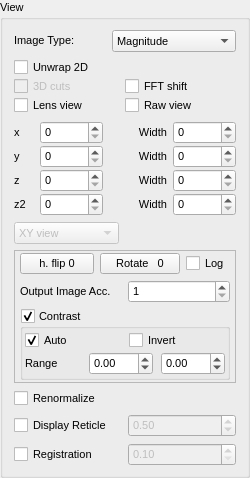
       <widget class="holovibes::gui::ViewPanel" name="ViewPanel">
        <property name="enabled">
         <bool>true</bool>
        </property>
        <property name="sizePolicy">
         <sizepolicy hsizetype="Fixed" vsizetype="Preferred">
          <horstretch>1</horstretch>
          <verstretch>0</verstretch>
         </sizepolicy>
        </property>
        <property name="minimumSize">
         <size>
          <width>230</width>
          <height>0</height>
         </size>
        </property>
        <property name="maximumSize">
         <size>
          <width>250</width>
          <height>16777215</height>
         </size>
        </property>
        <property name="baseSize">
         <size>
          <width>230</width>
          <height>0</height>
         </size>
        </property>
        <property name="font">
         <font>
          <pointsize>8</pointsize>
          <kerning>true</kerning>
         </font>
        </property>
        <property name="toolTip">
         <string notr="true"/>
        </property>
        <property name="toolTipDuration">
         <number>-1</number>
        </property>
        <property name="title">
         <string>View</string>
        </property>
        <property name="flat">
         <bool>false</bool>
        </property>
        <property name="checkable">
         <bool>false</bool>
        </property>
        <layout class="QGridLayout" name="gridLayout_15">
         <property name="bottomMargin">
          <number>9</number>
         </property>
         <item row="9" column="0" colspan="2">
          <widget class="QFrame" name="frame">
           <property name="sizePolicy">
            <sizepolicy hsizetype="MinimumExpanding" vsizetype="Preferred">
             <horstretch>0</horstretch>
             <verstretch>0</verstretch>
            </sizepolicy>
           </property>
           <property name="frameShape">
            <enum>QFrame::StyledPanel</enum>
           </property>
           <property name="frameShadow">
            <enum>QFrame::Raised</enum>
           </property>
           <property name="lineWidth">
            <number>2</number>
           </property>
           <layout class="QVBoxLayout" name="verticalLayout_2">
            <property name="spacing">
             <number>6</number>
            </property>
            <property name="leftMargin">
             <number>5</number>
            </property>
            <property name="topMargin">
             <number>2</number>
            </property>
            <property name="rightMargin">
             <number>5</number>
            </property>
            <property name="bottomMargin">
             <number>2</number>
            </property>
            <item>
             <layout class="QHBoxLayout" name="horizontalLayout_3">
              <property name="spacing">
               <number>6</number>
              </property>
              <property name="sizeConstraint">
               <enum>QLayout::SetNoConstraint</enum>
              </property>
              <item>
               <widget class="QPushButton" name="FlipPushButton">
                <property name="sizePolicy">
                 <sizepolicy hsizetype="Expanding" vsizetype="Fixed">
                  <horstretch>1</horstretch>
                  <verstretch>0</verstretch>
                 </sizepolicy>
                </property>
                <property name="minimumSize">
                 <size>
                  <width>60</width>
                  <height>0</height>
                 </size>
                </property>
                <property name="toolTip">
                 <string>Flips the image horizontally</string>
                </property>
                <property name="layoutDirection">
                 <enum>Qt::LeftToRight</enum>
                </property>
                <property name="text">
                 <string>h. flip 0</string>
                </property>
               </widget>
              </item>
              <item>
               <widget class="QPushButton" name="RotatePushButton">
                <property name="sizePolicy">
                 <sizepolicy hsizetype="Expanding" vsizetype="Fixed">
                  <horstretch>0</horstretch>
                  <verstretch>0</verstretch>
                 </sizepolicy>
                </property>
                <property name="minimumSize">
                 <size>
                  <width>60</width>
                  <height>0</height>
                 </size>
                </property>
                <property name="baseSize">
                 <size>
                  <width>0</width>
                  <height>0</height>
                 </size>
                </property>
                <property name="toolTip">
                 <string>Rotates the image by 90° angles.
The rotation steps counterclockwise</string>
                </property>
                <property name="text">
                 <string>Rotate   0</string>
                </property>
               </widget>
              </item>
              <item>
               <widget class="QCheckBox" name="LogScaleCheckBox">
                <property name="font">
                 <font>
                  <pointsize>8</pointsize>
                  <kerning>true</kerning>
                 </font>
                </property>
                <property name="toolTip">
                 <string>Set log filter for output</string>
                </property>
                <property name="text">
                 <string>Log</string>
                </property>
               </widget>
              </item>
             </layout>
            </item>
            <item>
             <layout class="QHBoxLayout" name="horizontalLayout_2">
              <item>
               <widget class="QLabel" name="ImgAccuLabel">
                <property name="toolTip">
                 <string>Number of images averaged together to generate a single output image.
It's a post-processing step to remove noise</string>
                </property>
                <property name="text">
                 <string>Output Image Acc.</string>
                </property>
               </widget>
              </item>
              <item>
               <widget class="QSpinBox" name="ImgAccuSpinBox">
                <property name="contextMenuPolicy">
                 <enum>Qt::DefaultContextMenu</enum>
                </property>
                <property name="toolTip">
                 <string>number of holograms processed (phase mode only)</string>
                </property>
                <property name="minimum">
                 <number>1</number>
                </property>
                <property name="maximum">
                 <number>999</number>
                </property>
                <property name="value">
                 <number>1</number>
                </property>
               </widget>
              </item>
             </layout>
            </item>
            <item>
             <widget class="QGroupBox" name="ContrastCheckBox">
              <property name="sizePolicy">
               <sizepolicy hsizetype="MinimumExpanding" vsizetype="Maximum">
                <horstretch>0</horstretch>
                <verstretch>0</verstretch>
               </sizepolicy>
              </property>
              <property name="title">
               <string>Contrast</string>
              </property>
              <property name="flat">
               <bool>false</bool>
              </property>
              <property name="checkable">
               <bool>true</bool>
              </property>
              <property name="checked">
               <bool>true</bool>
              </property>
              <layout class="QGridLayout" name="gridLayout_3">
               <property name="leftMargin">
                <number>2</number>
               </property>
               <property name="topMargin">
                <number>2</number>
               </property>
               <property name="rightMargin">
                <number>2</number>
               </property>
               <property name="bottomMargin">
                <number>2</number>
               </property>
               <property name="horizontalSpacing">
                <number>0</number>
               </property>
               <property name="verticalSpacing">
                <number>2</number>
               </property>
               <item row="2" column="1" rowspan="3">
                <layout class="QHBoxLayout" name="horizontalLayout_8">
                 <property name="spacing">
                  <number>8</number>
                 </property>
                 <item>
                  <widget class="QLabel" name="ContrastRangeLabel">
                   <property name="enabled">
                    <bool>true</bool>
                   </property>
                   <property name="sizePolicy">
                    <sizepolicy hsizetype="Expanding" vsizetype="Fixed">
                     <horstretch>1</horstretch>
                     <verstretch>0</verstretch>
                    </sizepolicy>
                   </property>
                   <property name="statusTip">
                    <string>The lower and upper limit of the contrast</string>
                   </property>
                   <property name="text">
                    <string>Range</string>
                   </property>
                  </widget>
                 </item>
                 <item>
                  <widget class="QDoubleSpinBox" name="ContrastMinDoubleSpinBox">
                   <property name="enabled">
                    <bool>true</bool>
                   </property>
                   <property name="sizePolicy">
                    <sizepolicy hsizetype="Expanding" vsizetype="Fixed">
                     <horstretch>1</horstretch>
                     <verstretch>0</verstretch>
                    </sizepolicy>
                   </property>
                   <property name="minimum">
                    <double>-100.000000000000000</double>
                   </property>
                   <property name="maximum">
                    <double>100.000000000000000</double>
                   </property>
                   <property name="singleStep">
                    <double>0.010000000000000</double>
                   </property>
                  </widget>
                 </item>
                 <item>
                  <widget class="QDoubleSpinBox" name="ContrastMaxDoubleSpinBox">
                   <property name="enabled">
                    <bool>true</bool>
                   </property>
                   <property name="sizePolicy">
                    <sizepolicy hsizetype="Expanding" vsizetype="Fixed">
                     <horstretch>1</horstretch>
                     <verstretch>0</verstretch>
                    </sizepolicy>
                   </property>
                   <property name="minimum">
                    <double>-100.000000000000000</double>
                   </property>
                   <property name="maximum">
                    <double>100.000000000000000</double>
                   </property>
                   <property name="singleStep">
                    <double>0.010000000000000</double>
                   </property>
                  </widget>
                 </item>
                </layout>
               </item>
               <item row="0" column="0" colspan="3">
                <layout class="QHBoxLayout" name="horizontalLayout_7">
                 <property name="spacing">
                  <number>8</number>
                 </property>
                 <item>
                  <widget class="QCheckBox" name="AutoRefreshContrastCheckBox">
                   <property name="text">
                    <string>Auto</string>
                   </property>
                   <property name="checked">
                    <bool>true</bool>
                   </property>
                  </widget>
                 </item>
                 <item>
                  <widget class="QCheckBox" name="InvertContrastCheckBox">
                   <property name="text">
                    <string>Invert</string>
                   </property>
                   <property name="shortcut">
                    <string>I</string>
                   </property>
                  </widget>
                 </item>
                </layout>
               </item>
              </layout>
             </widget>
            </item>
           </layout>
          </widget>
         </item>
         <item row="4" column="0" colspan="2">
          <layout class="QGridLayout" name="XYZGridLayout" columnstretch="0,0,0,0">
           <property name="horizontalSpacing">
            <number>6</number>
           </property>
           <property name="verticalSpacing">
            <number>1</number>
           </property>
           <item row="0" column="1">
            <widget class="QSpinBox" name="XSpinBox">
             <property name="maximumSize">
              <size>
               <width>63</width>
               <height>16777215</height>
              </size>
             </property>
             <property name="maximum">
              <number>999999999</number>
             </property>
            </widget>
           </item>
           <item row="1" column="0">
            <widget class="QLabel" name="YLabel">
             <property name="text">
              <string>y</string>
             </property>
            </widget>
           </item>
           <item row="1" column="1">
            <widget class="QSpinBox" name="YSpinBox">
             <property name="maximumSize">
              <size>
               <width>63</width>
               <height>16777215</height>
              </size>
             </property>
             <property name="maximum">
              <number>999999999</number>
             </property>
            </widget>
           </item>
           <item row="0" column="3">
            <widget class="QSpinBox" name="XAccSpinBox">
             <property name="maximumSize">
              <size>
               <width>63</width>
               <height>16777215</height>
              </size>
             </property>
             <property name="minimum">
              <number>0</number>
             </property>
             <property name="maximum">
              <number>65536</number>
             </property>
             <property name="value">
              <number>0</number>
             </property>
            </widget>
           </item>
           <item row="2" column="0">
            <widget class="QLabel" name="PLabel">
             <property name="toolTip">
              <string>The Time Transform FFT filter's start frequency.
The range of frequencies kept is [z, z + width].</string>
             </property>
             <property name="text">
              <string>z</string>
             </property>
            </widget>
           </item>
           <item row="3" column="1">
            <widget class="QSpinBox" name="Q_SpinBox">
             <property name="maximumSize">
              <size>
               <width>63</width>
               <height>16777215</height>
              </size>
             </property>
             <property name="maximum">
              <number>999999</number>
             </property>
            </widget>
           </item>
           <item row="0" column="0">
            <widget class="QLabel" name="XLabel">
             <property name="maximumSize">
              <size>
               <width>20</width>
               <height>20</height>
              </size>
             </property>
             <property name="text">
              <string>x</string>
             </property>
            </widget>
           </item>
           <item row="2" column="1">
            <widget class="QSpinBox" name="PSpinBox">
             <property name="maximumSize">
              <size>
               <width>63</width>
               <height>16777215</height>
              </size>
             </property>
             <property name="toolTip">
              <string>index of the image displayed</string>
             </property>
             <property name="minimum">
              <number>0</number>
             </property>
            </widget>
           </item>
           <item row="3" column="0">
            <widget class="QLabel" name="Q_Label">
             <property name="toolTip">
              <string>The SVD/SSA filter's start frequency.
The range of frequencies kept is [z2, z2 + width].</string>
             </property>
             <property name="text">
              <string>z2</string>
             </property>
            </widget>
           </item>
           <item row="2" column="3">
            <widget class="QSpinBox" name="PAccSpinBox">
             <property name="maximumSize">
              <size>
               <width>63</width>
               <height>16777215</height>
              </size>
             </property>
             <property name="minimum">
              <number>0</number>
             </property>
             <property name="maximum">
              <number>999999999</number>
             </property>
             <property name="value">
              <number>0</number>
             </property>
            </widget>
           </item>
           <item row="1" column="3">
            <widget class="QSpinBox" name="YAccSpinBox">
             <property name="maximumSize">
              <size>
               <width>63</width>
               <height>16777215</height>
              </size>
             </property>
             <property name="minimum">
              <number>0</number>
             </property>
             <property name="maximum">
              <number>65536</number>
             </property>
             <property name="value">
              <number>0</number>
             </property>
            </widget>
           </item>
           <item row="3" column="3">
            <widget class="QSpinBox" name="Q_AccSpinBox">
             <property name="maximumSize">
              <size>
               <width>63</width>
               <height>16777215</height>
              </size>
             </property>
             <property name="maximum">
              <number>9999999</number>
             </property>
            </widget>
           </item>
           <item row="3" column="2">
            <widget class="QLabel" name="QaccLabel">
             <property name="toolTip">
              <string>Number of frequencies kept by the SVD/SSA algorithm.
The range of frequencies kept is [z2, z2 + width].</string>
             </property>
             <property name="text">
              <string>Width</string>
             </property>
             <property name="alignment">
              <set>Qt::AlignRight|Qt::AlignTrailing|Qt::AlignVCenter</set>
             </property>
            </widget>
           </item>
           <item row="2" column="2">
            <widget class="QLabel" name="PAccLabel">
             <property name="toolTip">
              <string>Number of frequencies kept by the FFT in the time transformation algorithm.
The range of frequencies kept is [z, z + width]</string>
             </property>
             <property name="text">
              <string>Width</string>
             </property>
             <property name="alignment">
              <set>Qt::AlignRight|Qt::AlignTrailing|Qt::AlignVCenter</set>
             </property>
            </widget>
           </item>
           <item row="1" column="2">
            <widget class="QLabel" name="YAccLabel">
             <property name="text">
              <string>Width</string>
             </property>
             <property name="alignment">
              <set>Qt::AlignRight|Qt::AlignTrailing|Qt::AlignVCenter</set>
             </property>
            </widget>
           </item>
           <item row="0" column="2">
            <widget class="QLabel" name="XAccLabel">
             <property name="text">
              <string>Width</string>
             </property>
             <property name="alignment">
              <set>Qt::AlignRight|Qt::AlignTrailing|Qt::AlignVCenter</set>
             </property>
            </widget>
           </item>
          </layout>
         </item>
         <item row="0" column="0" colspan="2">
          <layout class="QHBoxLayout" name="horizontalLayout_5">
           <property name="sizeConstraint">
            <enum>QLayout::SetDefaultConstraint</enum>
           </property>
           <item>
            <widget class="QLabel" name="ImgTypeLabel">
             <property name="sizePolicy">
              <sizepolicy hsizetype="Preferred" vsizetype="Fixed">
               <horstretch>0</horstretch>
               <verstretch>0</verstretch>
              </sizepolicy>
             </property>
             <property name="toolTip">
              <string>The computation mode for the Hologram</string>
             </property>
             <property name="text">
              <string>Image Type:</string>
             </property>
            </widget>
           </item>
           <item>
            <widget class="QComboBox" name="ViewModeComboBox">
             <property name="toolTip">
              <string/>
             </property>
             <property name="currentIndex">
              <number>0</number>
             </property>
             <property name="sizeAdjustPolicy">
              <enum>QComboBox::AdjustToContentsOnFirstShow</enum>
             </property>
             <item>
              <property name="text">
               <string>Magnitude</string>
              </property>
             </item>
             <item>
              <property name="text">
               <string>Squared magnitude</string>
              </property>
             </item>
             <item>
              <property name="text">
               <string>Argument</string>
              </property>
             </item>
             <item>
              <property name="text">
               <string>Phase increase</string>
              </property>
             </item>
             <item>
              <property name="text">
               <string>Composite image</string>
              </property>
             </item>
             <item>
              <property name="text">
               <string>Moments 0</string>
              </property>
             </item>
             <item>
              <property name="text">
               <string>Moments 1</string>
              </property>
             </item>
             <item>
              <property name="text">
               <string>Moments 2</string>
              </property>
             </item>
            </widget>
           </item>
          </layout>
         </item>
         <item row="17" column="0" colspan="2">
          <spacer name="verticalSpacer_2">
           <property name="orientation">
            <enum>Qt::Vertical</enum>
           </property>
           <property name="sizeHint" stdset="0">
            <size>
             <width>20</width>
             <height>0</height>
            </size>
           </property>
          </spacer>
         </item>
         <item row="6" column="0" colspan="2">
          <widget class="QComboBox" name="WindowSelectionComboBox">
           <property name="enabled">
            <bool>false</bool>
           </property>
           <property name="sizePolicy">
            <sizepolicy hsizetype="Fixed" vsizetype="Fixed">
             <horstretch>0</horstretch>
             <verstretch>0</verstretch>
            </sizepolicy>
           </property>
           <property name="minimumSize">
            <size>
             <width>105</width>
             <height>0</height>
            </size>
           </property>
           <property name="baseSize">
            <size>
             <width>0</width>
             <height>0</height>
            </size>
           </property>
           <property name="currentText">
            <string>XY view</string>
           </property>
           <property name="currentIndex">
            <number>0</number>
           </property>
           <item>
            <property name="text">
             <string>XY view</string>
            </property>
           </item>
           <item>
            <property name="text">
             <string>XZ view</string>
            </property>
           </item>
           <item>
            <property name="text">
             <string>YZ view</string>
            </property>
           </item>
           <item>
            <property name="text">
             <string>Filter2D view</string>
            </property>
           </item>
          </widget>
         </item>
         <item row="3" column="0" colspan="2">
          <layout class="QGridLayout" name="gridLayout" columnstretch="0,0,0">
           <property name="sizeConstraint">
            <enum>QLayout::SetNoConstraint</enum>
           </property>
           <property name="spacing">
            <number>0</number>
           </property>
           <item row="5" column="1">
            <widget class="QCheckBox" name="LensViewCheckBox">
             <property name="toolTip">
              <string extracomment="Show the lens"/>
             </property>
             <property name="text">
              <string>Lens view</string>
             </property>
            </widget>
           </item>
           <item row="1" column="1" colspan="2">
            <widget class="QCheckBox" name="PhaseUnwrap2DCheckBox">
             <property name="enabled">
              <bool>true</bool>
             </property>
             <property name="toolTip">
              <string>Accumulate n images</string>
             </property>
             <property name="text">
              <string>Unwrap 2D</string>
             </property>
             <property name="checked">
              <bool>false</bool>
             </property>
             <property name="tristate">
              <bool>false</bool>
             </property>
            </widget>
           </item>
           <item row="5" column="2">
            <widget class="QCheckBox" name="RawDisplayingCheckBox">
             <property name="toolTip">
              <string>Show the raw input</string>
             </property>
             <property name="text">
              <string>Raw view</string>
             </property>
            </widget>
           </item>
           <item row="2" column="1">
            <widget class="QCheckBox" name="TimeTransformationCutsCheckBox">
             <property name="enabled">
              <bool>false</bool>
             </property>
             <property name="styleSheet">
              <string notr="true"/>
             </property>
             <property name="text">
              <string>3D cuts</string>
             </property>
            </widget>
           </item>
           <item row="2" column="2">
            <widget class="QCheckBox" name="FFTShiftCheckBox">
             <property name="toolTip">
              <string>Shifts zero-frequency components to the center of the spectrum</string>
             </property>
             <property name="text">
              <string>FFT shift</string>
             </property>
            </widget>
           </item>
          </layout>
         </item>
         <item row="16" column="0" colspan="2">
          <layout class="QHBoxLayout" name="horizontalLayout_registration">
           <item>
            <widget class="QCheckBox" name="RegistrationCheckBox">
             <property name="toolTip">
              <string>Stabilize the image</string>
             </property>
             <property name="text">
              <string>Registration</string>
             </property>
            </widget>
           </item>
           <item>
            <widget class="QDoubleSpinBox" name="RegistrationZoneSpinBox">
             <property name="enabled">
              <bool>false</bool>
             </property>
             <property name="toolTip">
              <string>The radius of the circle to compute the Registration</string>
             </property>
             <property name="minimum">
              <double>0.100000000000000</double>
             </property>
             <property name="maximum">
              <double>1.000000000000000</double>
             </property>
             <property name="singleStep">
              <double>0.050000000000000</double>
             </property>
            </widget>
           </item>
          </layout>
         </item>
         <item row="15" column="0" colspan="2">
          <layout class="QHBoxLayout" name="horizontalLayout_4">
           <item>
            <widget class="QCheckBox" name="DisplayReticleCheckBox">
             <property name="enabled">
              <bool>true</bool>
             </property>
             <property name="text">
              <string>Display Reticle</string>
             </property>
            </widget>
           </item>
           <item>
            <widget class="QDoubleSpinBox" name="ReticleScaleDoubleSpinBox">
             <property name="enabled">
              <bool>false</bool>
             </property>
             <property name="minimum">
              <double>0.100000000000000</double>
             </property>
             <property name="maximum">
              <double>1.000000000000000</double>
             </property>
             <property name="singleStep">
              <double>0.050000000000000</double>
             </property>
             <property name="value">
              <double>0.500000000000000</double>
             </property>
            </widget>
           </item>
          </layout>
         </item>
         <item row="14" column="0" colspan="2">
          <layout class="QHBoxLayout" name="horizontalLayout_6">
           <item>
            <widget class="QCheckBox" name="RenormalizeCheckBox">
             <property name="toolTip">
              <string>Normalize input according to a renormalize constant</string>
             </property>
             <property name="text">
              <string>Renormalize</string>
             </property>
            </widget>
           </item>
          </layout>
         </item>
        </layout>
       </widget>
